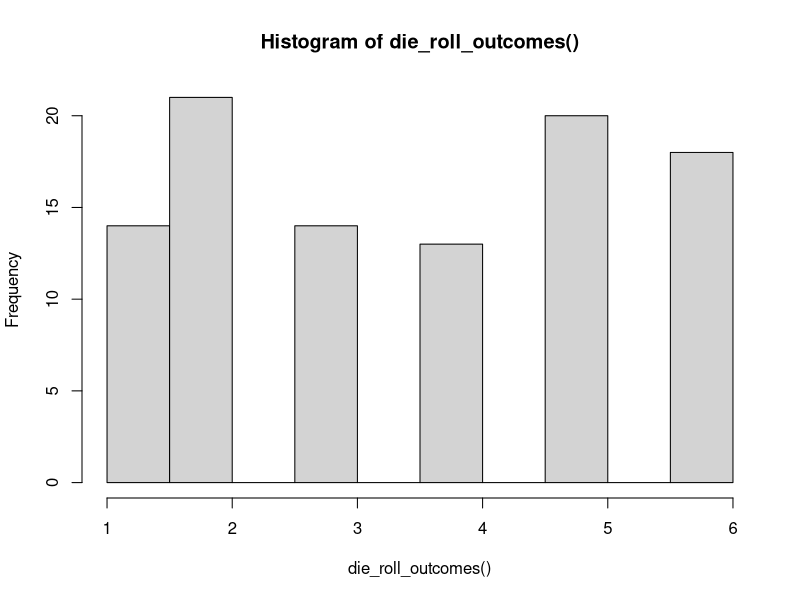
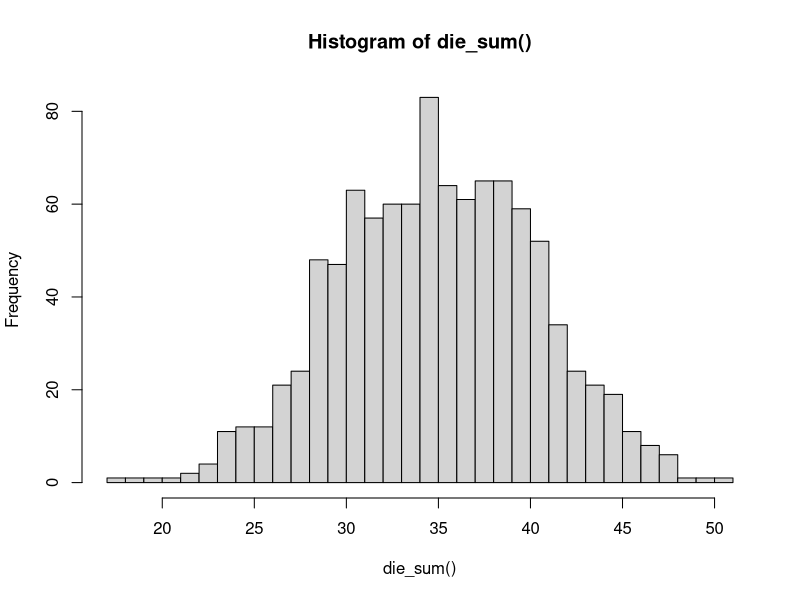
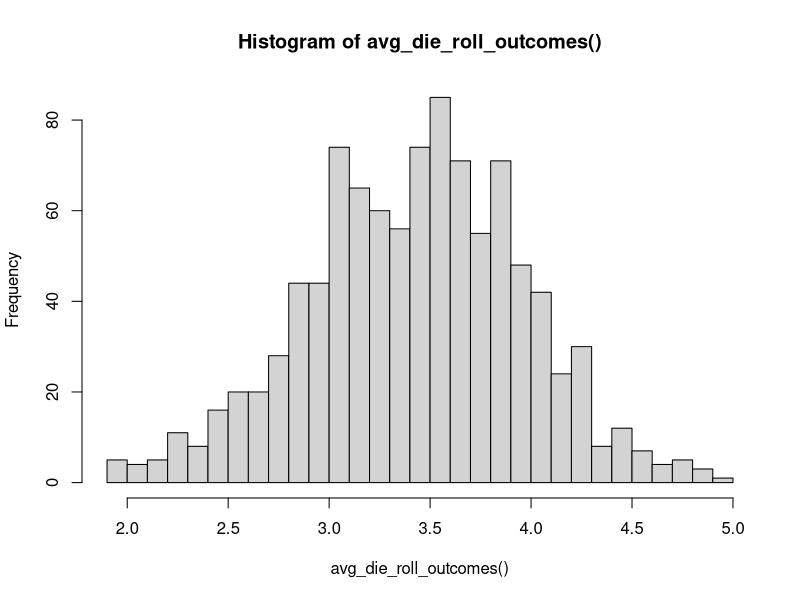
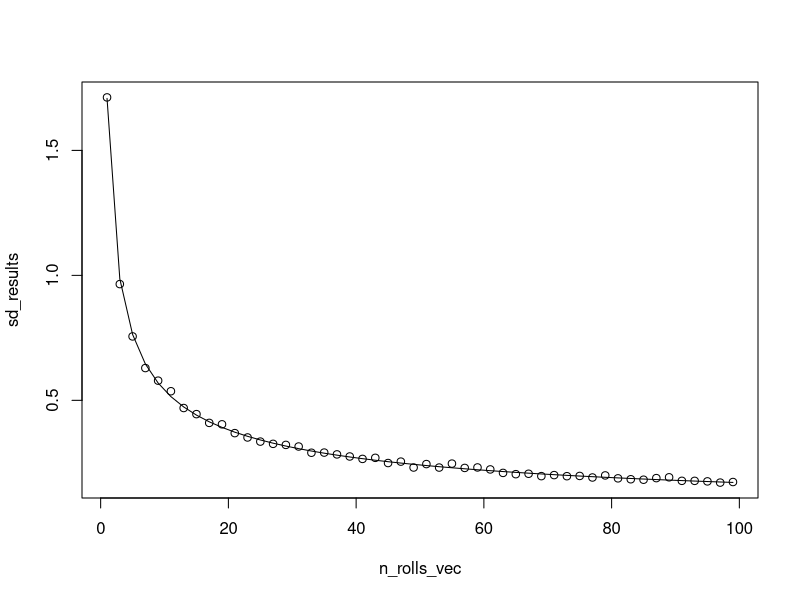

Generate these figures, in order, with R:
#Exercise 2.1
roll_die <- function(){
  die <- 1:6
  return(sample(die, size=1))
  }

roll_die()


#Exercise 2.2 & 2.3
die_roll_outcomes <- function(){
  a <- replicate(100, roll_die())
  return(a)
  }

die_roll_outcomes()
hist(x = die_roll_outcomes())

sum(die_roll_outcomes())


#Exercise 2.4
die_sum <- function(){
  a <- replicate(1000, sum(replicate(10, roll_die())))
  return(a)
}

hist(x = die_sum(), breaks = 30)


#Exercise 2.5
avg_die_roll_outcomes <- function(){
  replicate(1000, mean(replicate(10, roll_die())))
}

hist(avg_die_roll_outcomes(), breaks = 30)

var(1:6)
x <- 1:6
p <- rep(1/6, 6)
av <- sum(x * p)              
variance <- sum((x - av)^2 * p)
variance


#Exercise 2.6
pop_var <- function(x, p = NULL) {
  if (is.null(p)) {
    p <- rep(1/length(x), length(x))  
  }
  mu <- sum(x * p)
  sum((x - mu)^2 * p)
}


pop_sd <- function(x, p = NULL) {
  sqrt(pop_var(x, p))
}


die_var <- pop_var(1:6)
die_sd <- pop_sd(1:6)

die_var  
die_sd    


#Exercise 2.7
sd_mean_die_rolls <- function(n_rolls = 100, n_sim = 1000) {
  averages <- replicate(n_sim, mean(sample(1:6, size = n_rolls, replace = TRUE)))
  sd(averages)
}

sd_mean_die_rolls()


#Exercise 2.8
n_rolls_vec <- seq(1, 100, by = 2)
sd_results <- sapply(n_rolls_vec, sd_mean_die_rolls)
sd_results


#Exercise 2.9
plot(n_rolls_vec, sd_results)


#Exercise 2.10
sd_die <- pop_sd(1:6)        
new_curve <- sd_die / sqrt(n_rolls_vec)

lines(n_rolls_vec, new_curve)

#Exercise 2.11
#Most people are of average height so there is a normal distribution. The more extreme the height is, the less common it is.